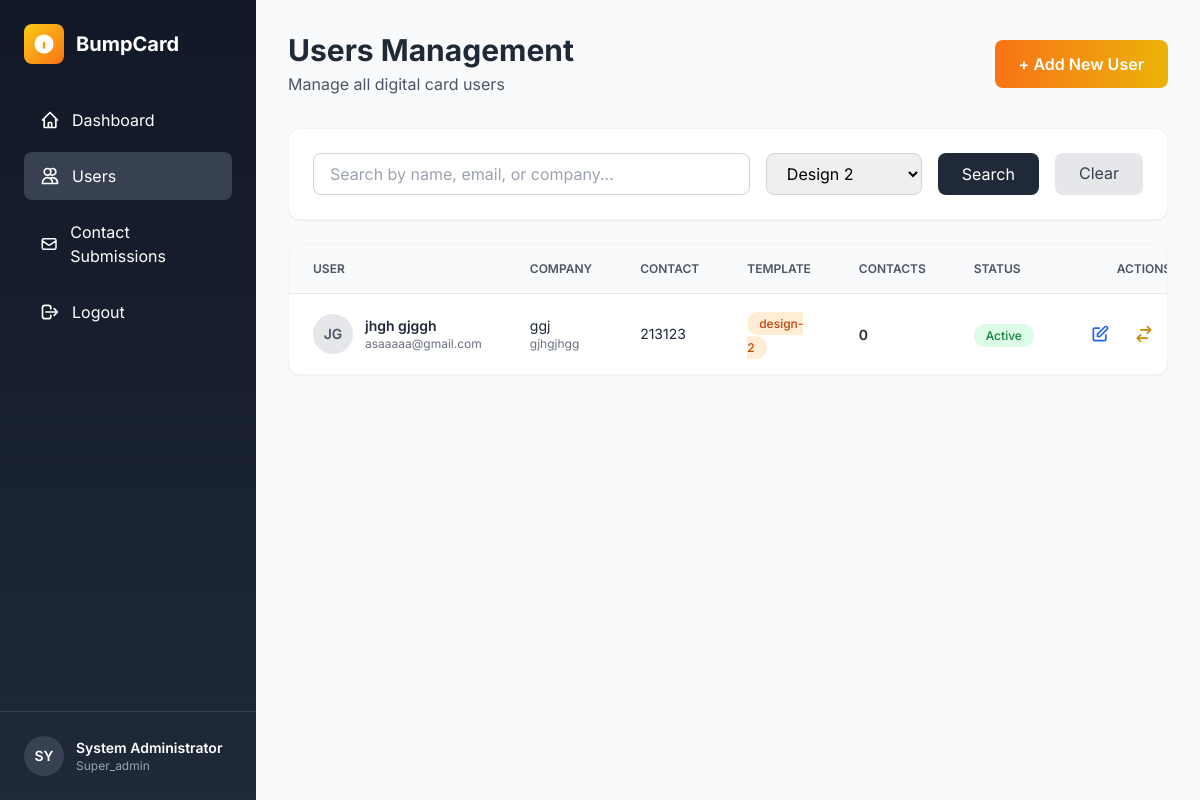
The app's page /admin/users.php?filter=design-2 (signed in) with its own data.
### tables this page shows
CREATE TABLE `users` (
  `id` int(11) NOT NULL,
  `digitalcard_id` varchar(50) DEFAULT NULL,
  `agent_id` varchar(50) DEFAULT NULL,
  `firstname` varchar(50) NOT NULL,
  `lastname` varchar(50) NOT NULL,
  `company` varchar(100) DEFAULT NULL,
  `position` varchar(100) DEFAULT NULL,
  `company_logo` varchar(255) DEFAULT NULL,
  `location` text DEFAULT NULL,
  `referral_code` varchar(50) DEFAULT NULL,
  `referred_by` int(11) DEFAULT NULL,
  `referral_count` int(11) DEFAULT 0,
  `mobile` varchar(20) DEFAULT NULL,
  `mobile1` varchar(20) DEFAULT NULL,
  `mobile2` varchar(20) DEFAULT NULL,
  `email` varchar(100) DEFAULT NULL,
  `photo` varchar(255) DEFAULT NULL,
  `banner` varchar(255) DEFAULT NULL,
  `design_template` enum('design-1','design-2') DEFAULT 'design-1',
  `status` tinyint(1) DEFAULT 1,
  `created_at` timestamp NOT NULL DEFAULT current_timestamp(),
  `updated_at` timestamp NOT NULL DEFAULT current_timestamp() ON UPDATE current_timestamp()
);

### admin/users.php (the view, shortened to what this page needs)
<?php
$db = getDB();
$search = $_GET['search'] ?? '';
$filter = $_GET['filter'] ?? 'all';
$sql = "SELECT u.*,
        (SELECT COUNT(*) FROM contact_submissions WHERE user_id = u.id) as total_contacts
        FROM users u
        WHERE 1=1";
if ($filter !== 'all') {
    $sql .= " AND u.design_template = ?";
}
$sql .= " ORDER BY u.created_at DESC";
$stmt = $db->prepare($sql);
if (!empty($search) && $filter !== 'all') {
    $searchTerm = "%$search%";
    $stmt->execute([$searchTerm, $searchTerm, $searchTerm, $searchTerm, $filter]);
} elseif (!empty($search)) {
    $searchTerm = "%$search%";
    $stmt->execute([$searchTerm, $searchTerm, $searchTerm, $searchTerm]);
} elseif ($filter !== 'all') {
    $stmt->execute([$filter]);
} else {
    $stmt->execute();
}
$users = $stmt->fetchAll();
?>
<!DOCTYPE html>
<html lang="en">
<head>
    <script src="https://cdn.tailwindcss.com"></script>
</head>
<body class="bg-gray-50">
    <?php include 'includes/sidebar.php'; ?>
    <div class="ml-64 p-8">
        <div class="mb-8 flex items-center justify-between">
            <div>
                <h1 class="text-3xl font-bold text-gray-800">Users Management</h1>
                <p class="text-gray-600 mt-1">Manage all digital card users</p>
            </div>
            <a href="user_edit.php" class="px-6 py-3 bg-gradient-to-r from-orange-500 to-yellow-500 text-white font-semibold rounded-lg hover:from-orange-600 hover:to-yellow-600 transition">
                + Add New User
            </a>
        </div>
        <div class="bg-white rounded-xl shadow-sm border border-gray-100 p-6 mb-6">
            <form method="GET" class="flex gap-4">
                <div class="flex-1">
                    <input
                        type="text"
                        name="search"
                        placeholder="Search by name, email, or company..."
                        value="<?php echo htmlspecialchars($search); ?>"
                        class="w-full px-4 py-2 border border-gray-300 rounded-lg focus:outline-none focus:ring-2 focus:ring-orange-500"
                    >
                </div>
                <select name="filter" class="px-4 py-2 border border-gray-300 rounded-lg focus:outline-none focus:ring-2 focus:ring-orange-500">
                    <option value="design-2" <?php echo $filter === 'design-2' ? 'selected' : ''; ?>>Design 2</option>
                </select>
                <button type="submit" class="px-6 py-2 bg-gray-800 text-white rounded-lg hover:bg-gray-900 transition">
                    Search
                </button>
                <?php if (!empty($search) || $filter !== 'all'): ?>
                <a href="users.php" class="px-6 py-2 bg-gray-200 text-gray-700 rounded-lg hover:bg-gray-300 transition">
                    Clear
                </a>
                <?php endif; ?>
            </form>
        </div>
        <div class="bg-white rounded-xl shadow-sm border border-gray-100 overflow-hidden">
            <div class="overflow-x-auto">
                <table class="w-full">
                    <thead class="bg-gray-50 border-b border-gray-200">
                        <tr>
                            <th class="px-6 py-4 text-left text-xs font-semibold text-gray-600 uppercase">User</th>
                            <th class="px-6 py-4 text-left text-xs font-semibold text-gray-600 uppercase">Company</th>
                            <th class="px-6 py-4 text-left text-xs font-semibold text-gray-600 uppercase">Contact</th>
                            <th class="px-6 py-4 text-left text-xs font-semibold text-gray-600 uppercase">Template</th>
                            <th class="px-6 py-4 text-left text-xs font-semibold text-gray-600 uppercase">Contacts</th>
                            <th class="px-6 py-4 text-left text-xs font-semibold text-gray-600 uppercase">Status</th>
                            <th class="px-6 py-4 text-center text-xs font-semibold text-gray-600 uppercase">Actions</th>
                        </tr>
                    </thead>
                    <tbody class="divide-y divide-gray-200">
                        <?php foreach ($users as $user): ?>
                        <tr class="hover:bg-gray-50 transition">
                            <td class="px-6 py-4">
                                <div class="flex items-center space-x-3">
                                    <?php if (!empty($user['photo'])): ?>
                                    <img src="<?php echo htmlspecialchars($user['photo']); ?>" alt="Profile Photo" class="w-10 h-10 rounded-full object-cover border border-gray-200">
                                    <?php else: ?>
                                    <div class="w-10 h-10 bg-gray-200 rounded-full flex items-center justify-center">
                                        <span class="text-sm font-semibold text-gray-600">
                                            <?php echo strtoupper(substr($user['firstname'], 0, 1) . substr($user['lastname'], 0, 1)); ?>
                                        </span>
                                    </div>
                                    <?php endif; ?>
                                    <div>
                                        <p class="text-sm font-semibold text-gray-800">
                                            <?php echo htmlspecialchars($user['firstname'] . ' ' . $user['lastname']); ?>
                                        </p>
                                        <p class="text-xs text-gray-500"><?php echo htmlspecialchars($user['email']); ?></p>
                                    </div>
                                </div>
                            </td>
                            <td class="px-6 py-4">
                                <p class="text-sm text-gray-800"><?php echo htmlspecialchars($user['company']); ?></p>
                                <p class="text-xs text-gray-500"><?php echo htmlspecialchars($user['position']); ?></p>
                            </td>
                            <td class="px-6 py-4">
                                <p class="text-sm text-gray-800"><?php echo htmlspecialchars($user['mobile']); ?></p>
                            </td>
                            <td class="px-6 py-4">
                                <span class="px-3 py-1 text-xs font-medium rounded-full <?php echo $user['design_template'] === 'design-1' ? 'bg-purple-100 text-purple-700' : 'bg-orange-100 text-orange-700'; ?>">
                                    <?php echo $user['design_template']; ?>
                                </span>
                            </td>
                            <td class="px-6 py-4">
                                <span class="text-sm font-semibold text-gray-800"><?php echo $user['total_contacts']; ?></span>
                            </td>
                            <td class="px-6 py-4">
                                <span class="px-3 py-1 text-xs font-medium rounded-full <?php echo $user['status'] ? 'bg-green-100 text-green-700' : 'bg-red-100 text-red-700'; ?>">
                                    <?php echo $user['status'] ? 'Active' : 'Inactive'; ?>
                                </span>
                            </td>
                            <td class="px-6 py-4">
                                <div class="flex items-center justify-center space-x-2">
                                    <a href="user_edit.php?id=<?php echo $user['id']; ?>" class="p-2 text-blue-600 hover:bg-blue-50 rounded-lg transition" title="Edit">
                                        <svg class="w-5 h-5" fill="none" stroke="currentColor" viewBox="0 0 24 24">
                                            <path stroke-linecap="round" stroke-linejoin="round" stroke-width="2" d="M11 5H6a2 2 0 00-2 2v11a2 2 0 002 2h11a2 2 0 002-2v-5m-1.414-9.414a2 2 0 112.828 2.828L11.828 15H9v-2.828l8.586-8.586z"/>
                                        </svg>
                                    </a>
                                    <a href="?toggle_status=<?php echo $user['id']; ?>" class="p-2 text-yellow-600 hover:bg-yellow-50 rounded-lg transition" title="Toggle Status" onclick="return confirm('Toggle user status?')">
                                        <svg class="w-5 h-5" fill="none" stroke="currentColor" viewBox="0 0 24 24">
                                            <path stroke-linecap="round" stroke-linejoin="round" stroke-width="2" d="M8 7h12m0 0l-4-4m4 4l-4 4m0 6H4m0 0l4 4m-4-4l4-4"/>
                                        </svg>
                                    </a>
                                </div>
                            </td>
                        </tr>
                        <?php endforeach; ?>
                    </tbody>
                </table>
            </div>
        </div>
    </div>
</body>
</html>

### admin/users.php (style rules this page uses)
body { font-family: 'Inter', sans-serif; }

### records on screen
users: firstname+lastname "JG", firstname+lastname "jhgh gjggh", email "asaaaaa@gmail.com", company "ggj", position "gjhgjhgg", mobile "213123", design_template "design-2", total_contacts "0", status "Active"

### other values on screen
substr($_SESSION['admin_name'], 0, 2) "SY"
$_SESSION['admin_name'] "System Administrator"
$_SESSION['admin_role'] "Super_admin"
